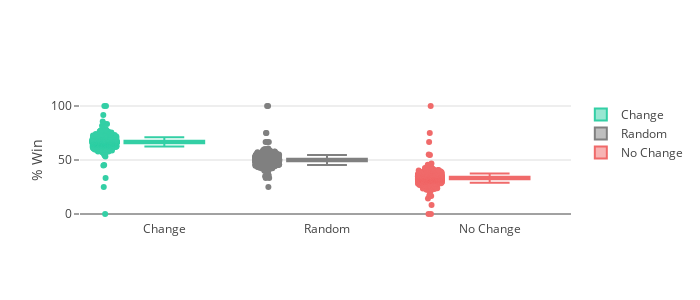

Write notebook code for a chart like this one.
### Code cell
plotResult(win_change, win_nochange, win_rand, games, plot='box', output='fig', pointpos=-1.5, jitter=0.3)

### Figure 1 — Plotly figure (JSON) as saved in the notebook; plotly's stock layout.template omitted (floating-point values rounded to 4 significant figures; data arrays with more than 128 entries replaced by an {"elided": "..."} marker saying what was removed)
{"data": [{"boxpoints": "all", "jitter": 0.3, "line": {"color": "#33CFA5"}, "name": "Change", "pointpos": -1.5, "type": "box", "uid": "c89338c6-fa51-11e8-9752-dca904777f27", "y": {"elided": "2000 float values"}}, {"boxpoints": "all", "jitter": 0.3, "line": {"color": "gray"}, "name": "Random", "pointpos": -1.5, "type": "box", "uid": "c8933a4c-fa51-11e8-b0f6-dca904777f27", "y": {"elided": "2000 float values"}}, {"boxpoints": "all", "jitter": 0.3, "line": {"color": "#F06A6A"}, "name": "No Change", "pointpos": -1.5, "type": "box", "uid": "c8933b0a-fa51-11e8-8173-dca904777f27", "y": {"elided": "2000 float values"}}], "layout": {"autosize": false, "height": 300, "title": "", "width": 700, "yaxis": {"gridwidth": 2, "ticklen": 5, "title": "% Win"}}}
